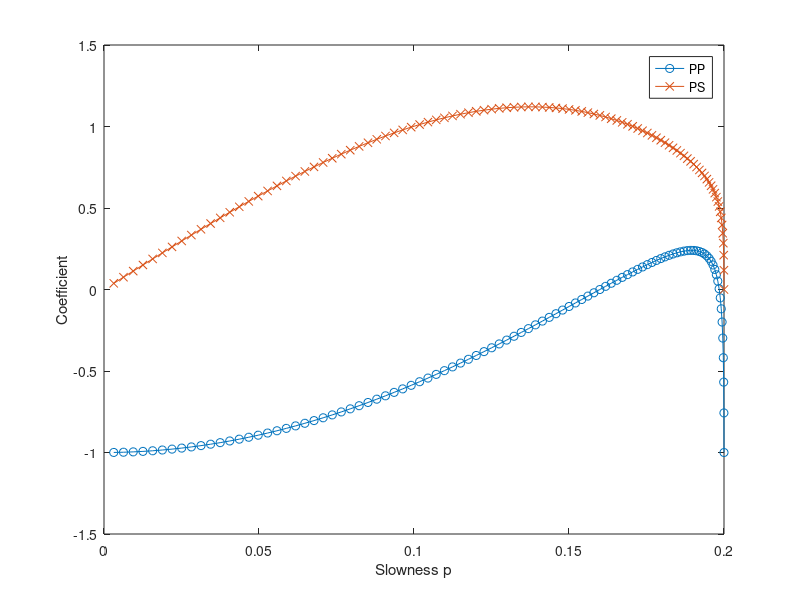

Here is the MATLAB script that generated this plot:
% rock amplification factor, P-SV, arbitrary incidence
% INPUT: theta = angle respect to X
%        index = incidence (1) P or (2) SV
%        a2,b2 = P and S wave velocities of the rock
% Reference: Aki & Richards, page 140

% Test: figure 5.6 page 142  
% WARNING: their figure is cut before p = 0.2 (at least for the PP)
index = 1 ; a2 = 5000. ; b2 = 3000.;

N = 100 ;
for itheta = 1:N
    
  theta = 0. + 90.*itheta/N ;
  
% convert incidence angle 
% respect to X ---> respect to DOWN
%theta = theta - 90;

if index == 1           
    p  =  sin(theta*pi/180.)/a2;                %Ray Parameter  P-wave
else
    p  =  sin(theta*pi/180.)/b2;                %Ray Parameter S-wave
end
psi2  = sqrt(1./a2^2 - p^2);                    %P-wave vertical slowness Basement
eta2  = sqrt(1./b2^2 - p^2);                    %S-wave vertical slowness Basement

det = 1./( (1./b2^2-2.*p^2)^2 +4.*p^2 * psi2 * eta2 );

if index == 1 
    PP(itheta) = ( -(eta2^2-p^2)^2 +4.*p^2 * psi2 * eta2 )*det;
    PS(itheta)  = ( 4. *a2/b2 *p *psi2 *(eta2^2-p^2) )*det;
else
    SP(itheta)  = ( 4.*b2/a2 *p *eta2 *(1./b2^2-2.*p^2) )*det;
    SS(itheta)  = ((1./b2^2 - 2.*p^2)^2 -4.*p^2 * psi2 * eta2 )*det;
end

pp(itheta) = p*1000. ;

end

if index == 1 
    plot(pp,PP,'o-',pp,PS,'x-')
    legend('PP','PS')
else
    plot(pp,SP,'o--',pp,SS,'x--')
    legend('SP','SS')
end

xlabel('Slowness p')
ylabel('Coefficient')
